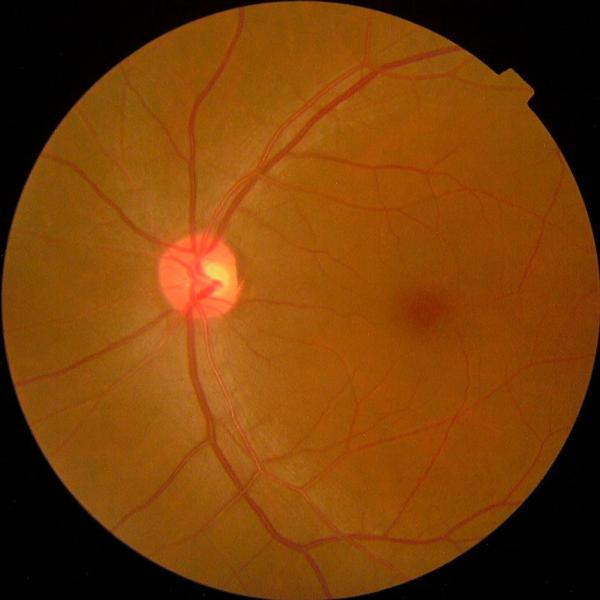
#> input picture backend/model/test_images/test_grade0.jpg, 600 x 600 px
$ python -i gradcam.py   (imports and definitions only)
#> lines starting #> are read from the running program, lines starting #| are printed output that depends on the picture; after the words box and inside, x2 and y2 are one past the last pixel; in counts of white or black regions, pixels touching at a corner belong together
"""
RetinAI — Grad-CAM–style Heatmap Generator (ONNX-compatible)

Since ONNX Runtime doesn't support gradient computation, this module generates
a synthetic activation heatmap by analysing the green-channel intensity of the
retinal image. For stages > 0, high-intensity vascular regions are highlighted
with a JET colormap overlay. For stage 0 (healthy), a cool/neutral overlay is
returned.
"""
import cv2
import numpy as np
from pathlib import Path


def generate_heatmap(image_path: str, output_path: str, stage: int = 0) -> str:
    """
    Generate a Grad-CAM–style heatmap overlay for a retinal fundus image.

    Args:
        image_path: Path to the original fundus image.
        output_path: Path where the heatmap image will be saved.
        stage: Predicted DR stage (0-4). Controls overlay intensity.

    Returns:
        The output_path string.
    """
#> called with image_path = 'test_images/test_grade0.jpg', output_path = 'out.png', stage = 0
    img = cv2.imread(image_path)
#> img is the input picture: shape (600, 600, 3); mean B, G, R 8.5, 62.9, 119.9
    if img is None:
        raise FileNotFoundError(f"Could not read image: {image_path}")

    h, w = img.shape[:2]
#> h = 600; w = 600

    # ── Create a circular mask (fundus images are typically circular) ─────
    center = (w // 2, h // 2)
#> center = (300, 300)
    radius = int(min(h, w) * 0.45)
#> radius = 270
    circle_mask = np.zeros((h, w), dtype=np.uint8)
    cv2.circle(circle_mask, center, radius, 255, -1)
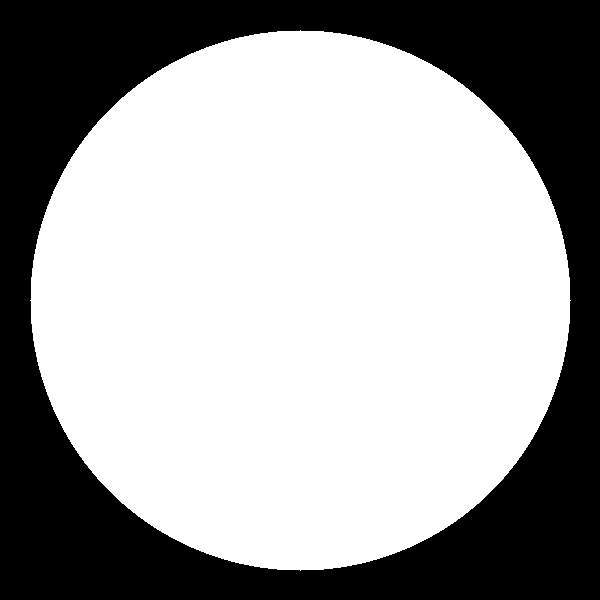
#> circle_mask: shape (600, 600); 63.6% white; 1 black region, box (x1, y1, x2, y2) and area: (0, 0, 600, 600) 131023

    # ── Extract green channel (best contrast for retinal vessels) ─────────
    green = img[:, :, 1].astype(np.float32)
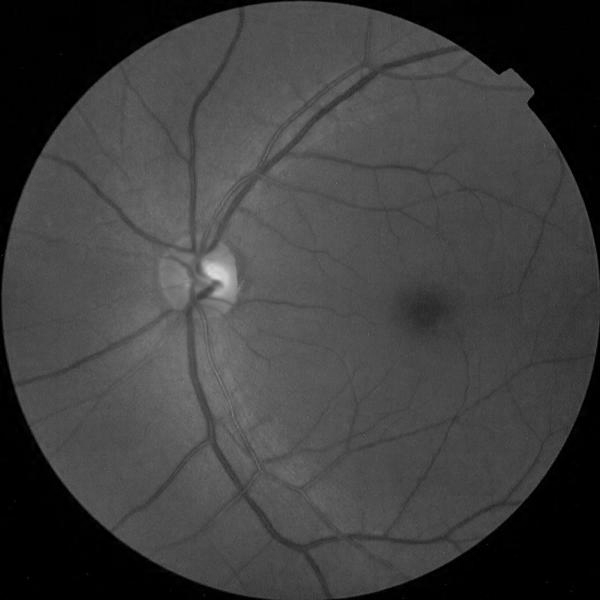
#> green: shape (600, 600) float32; min 0, max 219, mean 62.9

    # Apply CLAHE to enhance vascular structures
    clahe = cv2.createCLAHE(clipLimit=3.0, tileGridSize=(8, 8))
    enhanced = clahe.apply(green.astype(np.uint8))
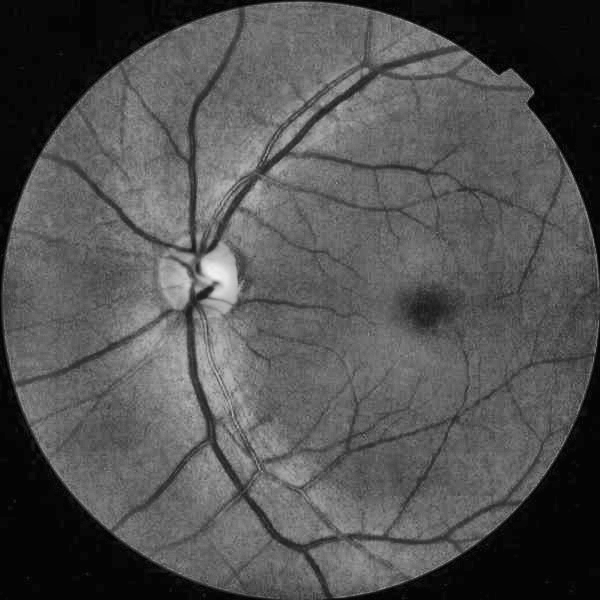
#> enhanced: shape (600, 600); min 2, max 241, mean 82

    # Invert so that dark vessels become bright hotspots
    inverted = 255 - enhanced
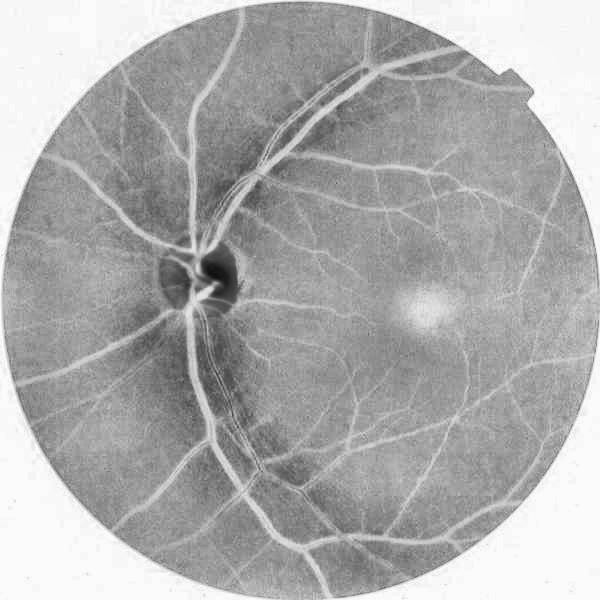
#> inverted: shape (600, 600); min 14, max 253, mean 173

    # Gaussian blur to create smooth activation blobs
    blur_size = max(h, w) // 6
#> blur_size = 100
    if blur_size % 2 == 0:
        blur_size += 1
#> blur_size = 101
    activation = cv2.GaussianBlur(inverted.astype(np.float32), (blur_size, blur_size), 0)

    # Normalize to 0-255
    activation = cv2.normalize(activation, None, 0, 255, cv2.NORM_MINMAX)

    # Apply circle mask
    activation = cv2.bitwise_and(activation.astype(np.uint8), circle_mask)

    # ── Adjust intensity based on stage ──────────────────────────────────
    if stage == 0:
        # Very subtle overlay for healthy retinas
        activation = (activation * 0.15).astype(np.uint8)
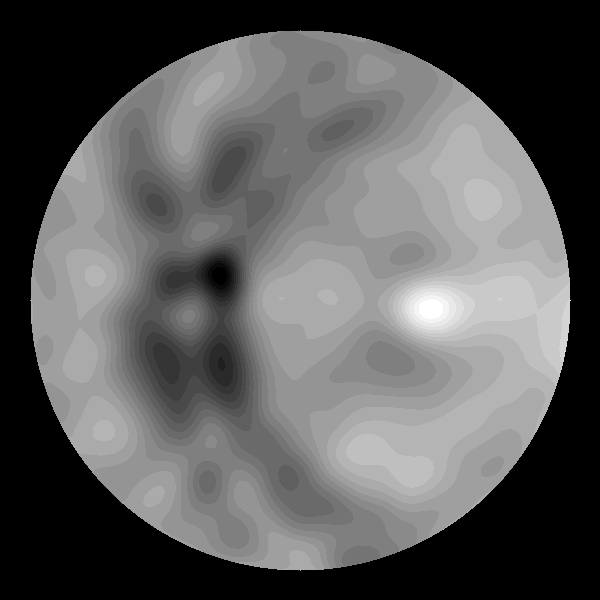
#> activation: shape (600, 600); min 0, max 24, mean 8.6; drawn with min black and max white
    elif stage == 1:
        activation = (activation * 0.4).astype(np.uint8)
    elif stage == 2:
        activation = (activation * 0.6).astype(np.uint8)
    elif stage == 3:
        activation = (activation * 0.8).astype(np.uint8)
    else:  # stage 4
        activation = (activation * 1.0).astype(np.uint8)

    # ── Apply JET colormap ───────────────────────────────────────────────
    heatmap_colored = cv2.applyColorMap(activation, cv2.COLORMAP_JET)
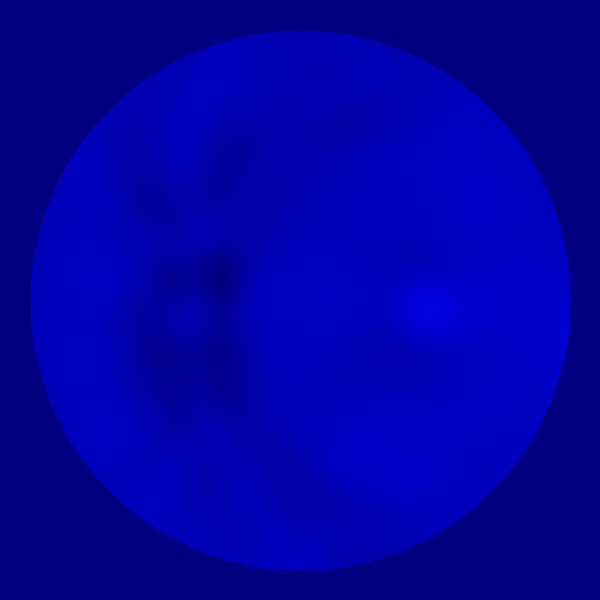
#> heatmap_colored: shape (600, 600, 3); mean B, G, R 162.5, 0, 0

    # ── Blend with original image ────────────────────────────────────────
    alpha = 0.45  # heatmap opacity
    overlay = cv2.addWeighted(img, 1 - alpha, heatmap_colored, alpha, 0)

    # Restore non-fundus area to black
    mask_3c = cv2.merge([circle_mask, circle_mask, circle_mask])
    outside = np.where(mask_3c == 0)
    overlay[outside] = 0
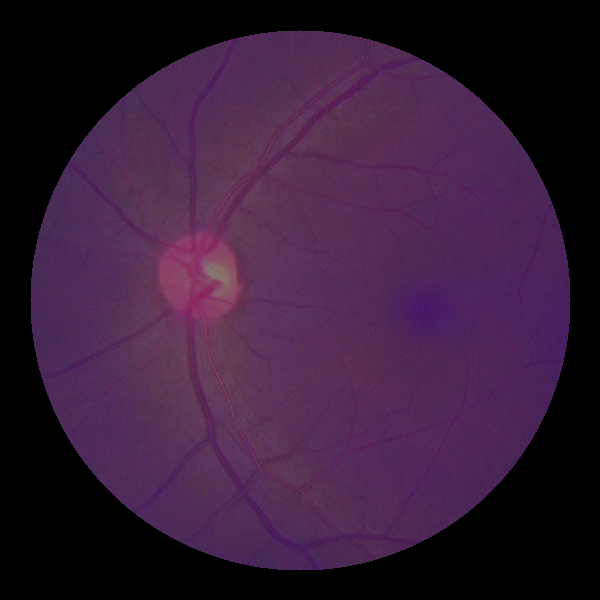
#> overlay: shape (600, 600, 3); mean B, G, R 55.9, 28.5, 54.6

    # Save result
    Path(output_path).parent.mkdir(parents=True, exist_ok=True)
    cv2.imwrite(output_path, overlay)

    return output_path

>>> result = generate_heatmap('test_images/test_grade0.jpg', 'out.png')

$ run again, on backend/model/test_images/test_grade1.jpg
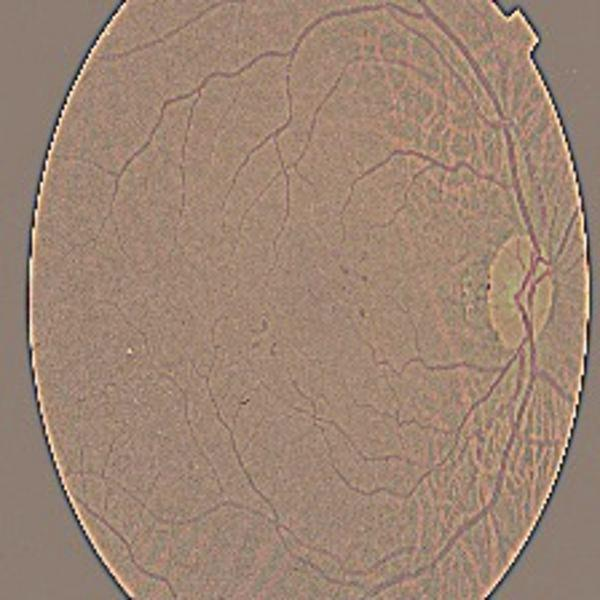
#> input picture backend/model/test_images/test_grade1.jpg, 600 x 600 px
#> in generate_heatmap, img is the input picture: shape (600, 600, 3); mean B, G, R 116.2, 132.8, 157.6
#> circle_mask: shape (600, 600); 63.6% white; 1 black region, box (x1, y1, x2, y2) and area: (0, 0, 600, 600) 131023
#> in generate_heatmap, `heatmap_colored = cv2.applyColorMap(activation, cv2.COLORMAP_JET)`:
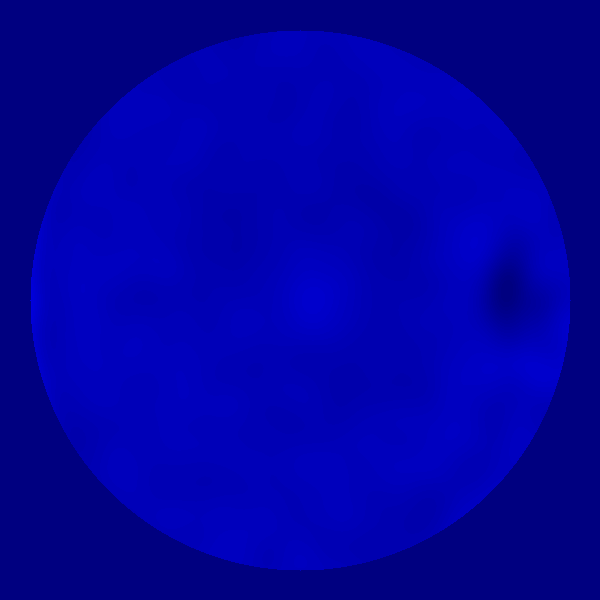
#> heatmap_colored: shape (600, 600, 3); mean B, G, R 162.9, 0, 0
#> in generate_heatmap, `overlay[outside] = 0`:
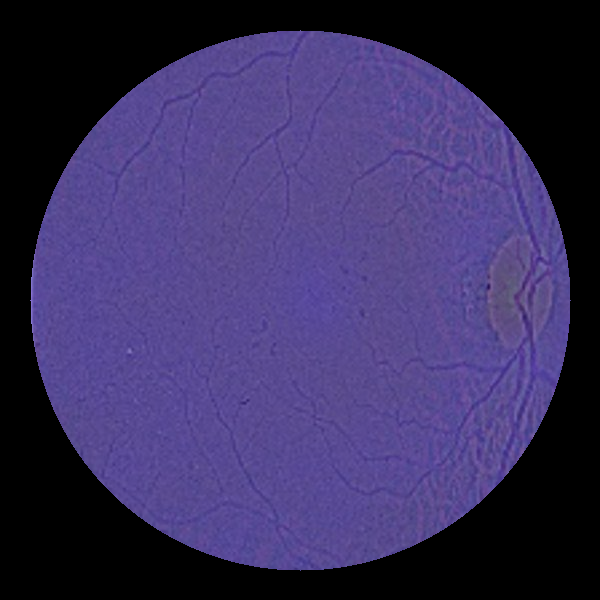
#> overlay: shape (600, 600, 3); mean B, G, R 93.1, 47.1, 56.5

$ run again, on backend/model/test_images/test_grade2.jpg
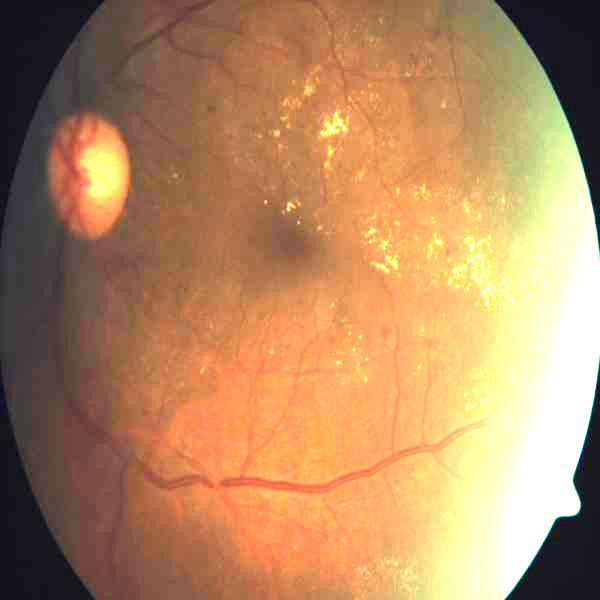
#> input picture backend/model/test_images/test_grade2.jpg, 600 x 600 px
#> in generate_heatmap, img is the input picture: shape (600, 600, 3); mean B, G, R 97.5, 137.9, 181
#> circle_mask: shape (600, 600); 63.6% white; 1 black region, box (x1, y1, x2, y2) and area: (0, 0, 600, 600) 131023
#> in generate_heatmap, `heatmap_colored = cv2.applyColorMap(activation, cv2.COLORMAP_JET)`:
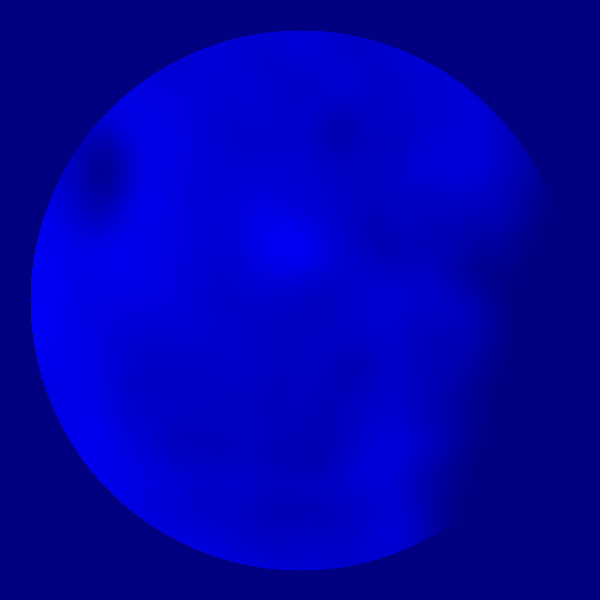
#> heatmap_colored: shape (600, 600, 3); mean B, G, R 171.9, 0, 0
#> in generate_heatmap, `overlay[outside] = 0`:
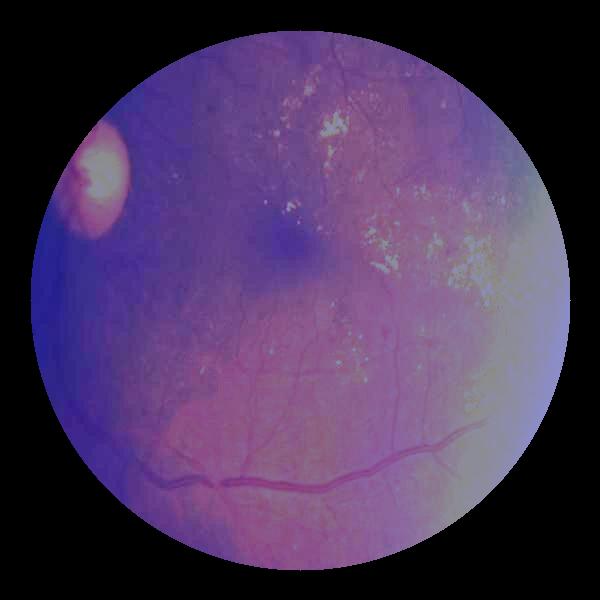
#> overlay: shape (600, 600, 3); mean B, G, R 90.9, 53.6, 74.1

$ run again, on backend/model/test_images/test_grade3.jpg
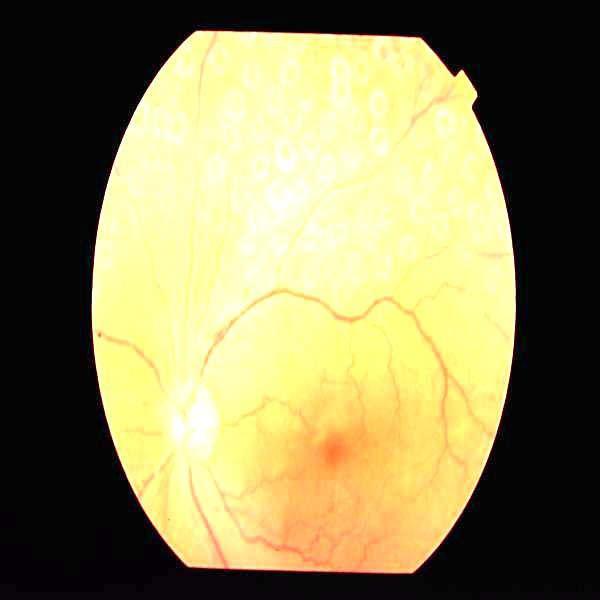
#> input picture backend/model/test_images/test_grade3.jpg, 600 x 600 px
#> in generate_heatmap, img is the input picture: shape (600, 600, 3); mean B, G, R 89.2, 134.4, 141.3
#> circle_mask: shape (600, 600); 63.6% white; 1 black region, box (x1, y1, x2, y2) and area: (0, 0, 600, 600) 131023
#> in generate_heatmap, `overlay[outside] = 0`:
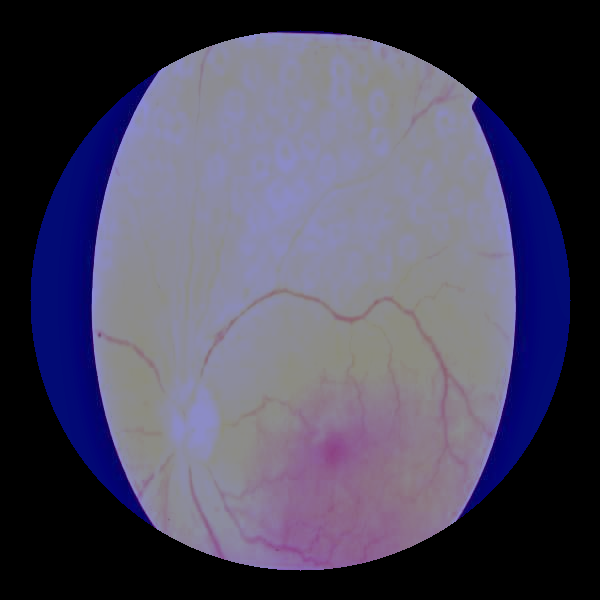
#> overlay: shape (600, 600, 3); mean B, G, R 93.5, 71.8, 74.7
